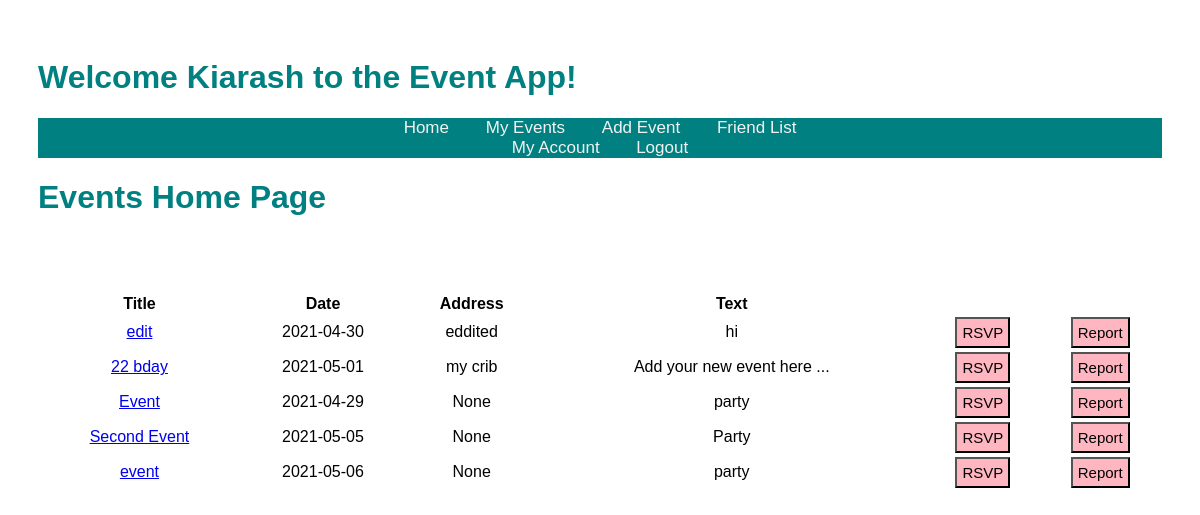
/home (signed in), run on the app's committed database.
### models.py (models this page shows, shortened)
class Event(db.Model):
    id = db.Column("id", db.Integer, primary_key=True)
    title = db.Column("title", db.String(200))
    text = db.Column("text", db.String(100))
    date = db.Column("date", db.String(50))
    address = db.Column("address", db.String(50))
    user_id= db.Column(db.Integer, db.ForeignKey("user.id"), nullable=False)
    comments = db.relationship("Comment", backref="event", cascade="all, delete-orphan", lazy=True)

### main.py (the view, shortened to what this page needs)
@app.route('/')
@app.route('/home')
def home():
    if session.get('user'):
        events = db.session.query(Event).all()
        my_events = db.session.query(Event).filter_by(user_id=session['user_id']).all()
        event_rsvps = db.session.query(RSVP).filter_by(user_id=session['user_id']).all()
        return render_template('home.html', index=events, notes=my_events, user=session['user'], rsvps=event_rsvps)
    else:
           return redirect(url_for('login'))

### templates/home.html (shortened to what this page needs)
<!DOCTYPE html>
<html lang="en">
    <head>
        <link rel="stylesheet" href="{{ url_for('static', filename='main.css') }}">
    </head>
   <body>
    <h1>Welcome {{user}} to the Event App!</h1>
        <div class="topnav">
        <nav>
            <a href="{{ url_for('home')}}"> Home   </a>
            <a href="{{url_for('get_events')}}">   My Events   </a>
            <a href="{{url_for('new_event')}}">   Add Event  </a>
            <a href="{{url_for('get_friends')}}"> Friend List </a>
        </nav>
            {% if user %}
            <nav>
                <a href="{{url_for('get_account')}}"> My Account</a>
                <a href="{{ url_for('logout')}}">Logout</a>
            </nav>
            {% else %}
                <nav>
                    <a href="{{ url_for('login')}}">SIGN-IN</a>
                    <a href="{{ url_for('register')}}">REGISTER</a>
                </nav>
            {% endif %}
        </div>
        <div class="body">
            <h1>Events Home Page</h1>
            <br><br><br>
            <table class="tablehome">
                <tr>
                     <th>Title</th>
                <th>Date</th>
                <th>Address</th>
                <th>Text</th>
                </tr>
                {% for event in index %}
                <tr>
                    <td><a href="{{ url_for('get_events', event_id=event.id) }}">{{ event.title }}</a></td>
                <td>{{ event.date }}</td>
                <td>{{ event.address }}</td>
                <td>{{ event.text }}</td>
                <td>
                    <form action = "{{ url_for('get_event', event_id= event.id) }}" class="RSVPbutton">
                        <input type="submit" value="RSVP" class="RSVPbutton">
                    </form>
                </td>
                <td>
                    <form action = "{{ url_for('get_event', event_id= event.id) }}" class="Reportbutton">
                        <input type="submit" value="Report" class="Reportbutton">
                    </form>
                </td>
                </tr>
                {% endfor %}
            </table>
        </div>
    </body>
</html>

### static/main.css (style rules this page uses)
body { padding: 30px 30px; font-family: Arial, Helvetica, sans-serif; }
h1 { color: teal; }
.topnav { overflow: hidden; background-color: teal; text-align: center; }
.topnav a { color: #f2f2f2; padding: 14px 16px; text-decoration: none; font-size: 17px; }
input[type='submit'] { background-color: lightpink; color: black; font-size: 15px; padding:5px; font-family: Palatino Linotype, sans-serif; }
.tablehome { text-align: center; width: 100%; }
.RSVPbutton { text-align: center; }
.Reportbutton { text-align: center; }

### data on the page
Event: title "edit", date "2021-04-30", address "eddited", text "hi"
Event: title "22 bday", date "2021-05-01", address "my crib", text "Add your new event here ..."
Event: title "Event", date "2021-04-29", address "None", text "party"
Event: title "Second Event", date "2021-05-05", address "None", text "Party"
Event: title "event", date "2021-05-06", address "None", text "party"

### other printed values
{{ user }} "Kiarash"
